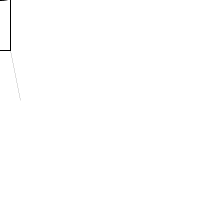
Frame 1 (no input)
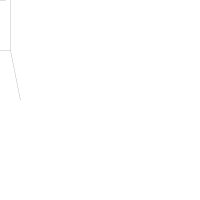
Frame 60 (the mouse pressed at the canvas centre just before this capture)
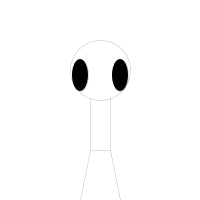
Frame 120 (the mouse held since frame 60 and released just before this capture)

The Processing sketch that drew these frames (run headless with seeded random() and noise(); from frame 60 on, the mouse is pressed at the canvas centre):

// Processing sketch: sketch_3_3
// ── sketch_3_3.pde
 // author: Otieno Maurice
 //Description: this sketch drws zoog and makes its legs thicker when the mouse is moved faster
 // additional info: this is homework for witch i was given extension
 
 float mousespeed = abs(mouseX-pmouseX); // declare the variable mouse speed and initialize it with the the result of the computation 
 void setup(){
   size(200,200); // set canvas size to 200 by 200 pixels
 }
 void draw(){
 background(255);  // draw a white background 
 
 // set ellipses and reacts to CENTER MODE
 ellipseMode(CENTER);
 rectMode(CENTER);
 
 //Draw zoogs body
 stroke(0);
 fill(255);
 rect( mouseX, mouseY,20,100);
 
 // Draw Zoogs head
 stroke(0);
 fill(255);
 ellipse(mouseX, mouseY-30,60,60);
 
 // Draw Zoog's eyes
 fill(0);
 ellipse(mouseX+20,mouseY-25,16,32);
 ellipse(mouseX-20,mouseY-25,16,32);
 
 //Draw zoogs legs
 stroke(3);
 strokeWeight(mousespeed);
 line(mouseX+10,mouseY+50,mouseX+20,mouseY+100);
 line(mouseX-10,mouseY+50,mouseX-20,mouseY+100);
 }
